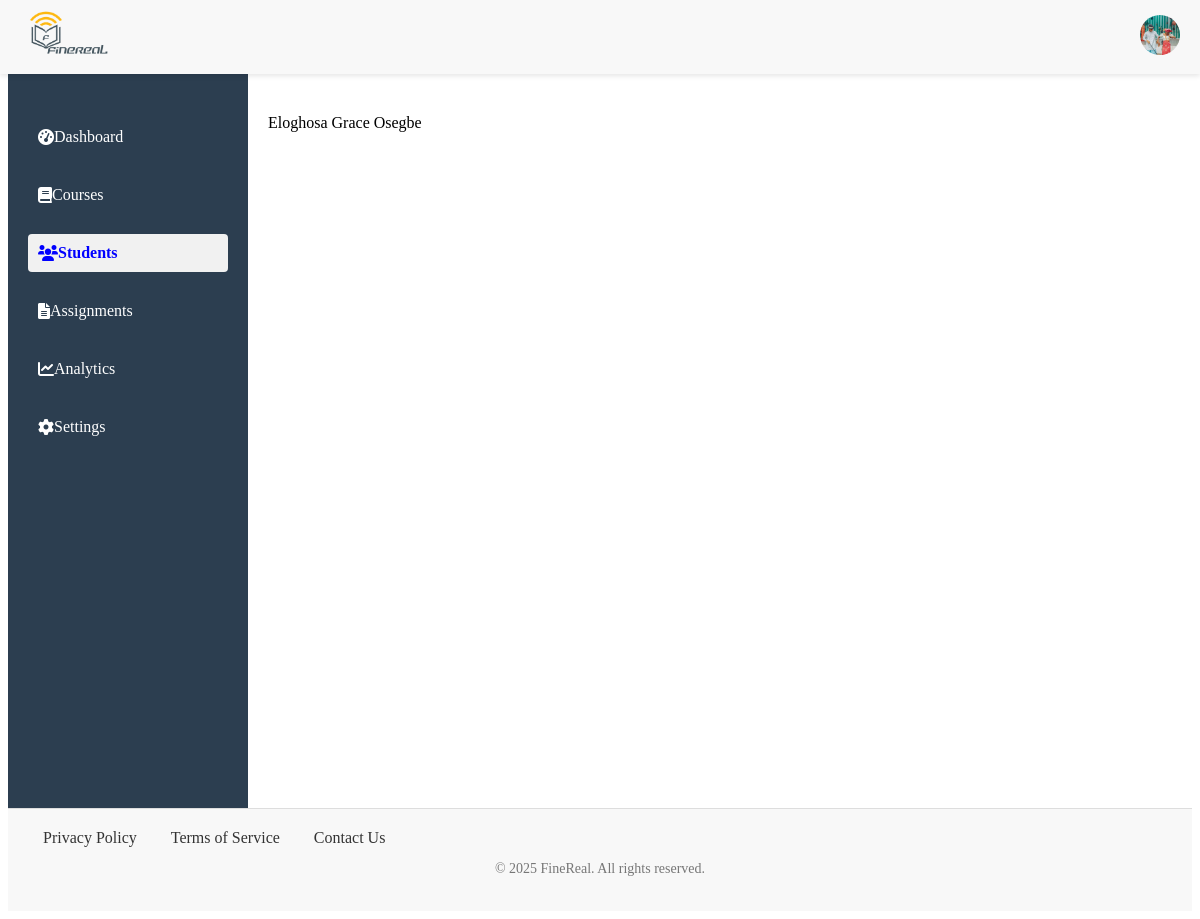
Screenshot of /students (signed in) with the database file from the repository.
### app/models/user.py (models this page shows, shortened)
class User(BaseModel, db.Model, UserMixin):
    __tablename__ = 'users'
    photo = db.Column(db.Text)
    first_name = db.Column(db.String(80), nullable=False)
    middle_name = db.Column(db.String(80), nullable=True)
    last_name = db.Column(db.String(80), nullable=False)
    email = db.Column(db.String(160), unique=True, nullable=False)
    username = db.Column(db.String(250), nullable=False)
    password = db.Column(db.String, nullable=False)
    is_verified = db.Column(db.Boolean, default=False)
    dob = db.Column(db.String)
    role = db.Column(db.String, nullable=False)
    courses_taught = db.relationship('Courses', backref='teacher', lazy=True)
    enrolled_courses = db.relationship('Enrollments', backref='student', lazy=True)

### app/routes/course.py (the view)
@app.route('/students')
def students():
    students = get_students_by_teacher(current_user.id)
    return render_template("students.html", students= students, user=current_user)

### app/models/user.py (called while the page is built)
@login_manager.user_loader
def load_user(user_id):
    return User.query.get(user_id)# PendingUser class and other functions...

### app/utils/course.py (called while the page is built)
def get_students_by_teacher(teacher_id):
    courses = Courses.query.filter_by(teacher_id=teacher_id).all()
    students = set()
    for course in courses:
        enrollments = Enrollments.query.filter_by(course_id=course.id).all()
        for enrollment in enrollments:
            students.add(enrollment.user)
    return list(students)

### app/templates/students.html
{% extends 'base.html' %}
{% block content %}
{% if students %}
{% for student in students %}
<p>{{ student.username }}</p>
{% endfor %}
{% endif %}
{% endblock %}

### app/templates/base.html (shortened to what this page needs)
<!DOCTYPE html>
<html lang="en">
<head>
    <link rel="stylesheet" href="{{ url_for('static', filename='styles/header.css') }}">
    <link rel="stylesheet" href="{{ url_for('static', filename='styles/footer.css') }}">
    <link rel="stylesheet" href="{{ url_for('static', filename='styles/nav.css') }}">
    <link rel="stylesheet" href="{{ url_for('static', filename='styles/main.css') }}">
    <link href="https://cdnjs.cloudflare.com/ajax/libs/font-awesome/6.0.0-beta3/css/all.min.css" rel="stylesheet">
</head>
<body>
    <header>
        <div class="left">
            <div class="logo">
                <a href="{{ url_for('index') }}" aria-label="Home">
                    <img src="{{ url_for('static', filename='images/Finerealpng.png') }}" alt="FineReal Logo">
                </a>
            </div>
        </div>
<div class="right-links">
    <div class="user" onclick="extend()">
        {% if user.photo %}
        <img src="{{ url_for('uploaded_file', filename=user.photo) }}" alt="Profile Photo" class="photo">
        {% else %}
        <img src="https://via.placeholder.com/40" alt="User Avatar" class="user-avatar">
        {% endif %}
    </div>
</div>
    </header>
    {% include 'includes/flash.html' %}
    <div class="container">
        <aside class="sidebar">
            <nav class="sidebar-nav">
                {% include 'includes/nav.html' %}
            </nav>
        </aside>
        <main class="main-content">
            {% block content %}
            {% endblock %}
        </main>
    </div>
    <footer>
        <div class="footer-content">
            <div class="footer-links">
                <a href="#">Privacy Policy</a>
                <a href="#">Terms of Service</a>
                <a href="#">Contact Us</a>
            </div>
        </div>
        <div class="footer-bottom">
            <p>&copy; 2025 FineReal. All rights reserved.</p>
        </div>
    </footer>
</body>
</html>

### app/static/styles/header.css (style rules this page uses)
header { color: dark; display: flex; justify-content: space-between; align-items: center; padding: 10px 20px; background-color: #f8f8f8; position: fixed; top: 0; left: 0; right: 0; z-index: 1000; box-shadow: 0 2px 5px rgba(0, 0, 0, 0.1); }
header .left { display: flex; justify-content: space-between; max-width: min-content; }
.logo img { height: 50px; }
.photo, .user-avatar { width: 40px; height: 40px; border-radius: 50%; object-fit: cover; }

### app/static/styles/footer.css (style rules this page uses)
footer { background-color: #f8f8f8; padding: 20px 0; text-align: center; border-top: 1px solid #ddd; }
.footer-content { display: flex; justify-content: space-between; align-items: center; padding: 0 20px; }
.footer-links a { margin: 0 15px; text-decoration: none; color: #333; }
.footer-bottom { margin-top: 10px; font-size: 14px; color: #777; }

### app/static/styles/nav.css (style rules this page uses)
.container { display: flex; height: 100vh; }
.sidebar { width: 200px; background-color: #2c3e50; color: #ecf0f1; padding: 20px; display: block; }

### app/static/styles/main.css (style rules this page uses)
main { margin-top: 70px; padding: 20px; flex-grow: 1; word-wrap: break-word; overflow-wrap: break-word; overflow-y: auto; }

### rows the page displays
User: photo (picture)
User: username "Eloghosa Grace Osegbe"
